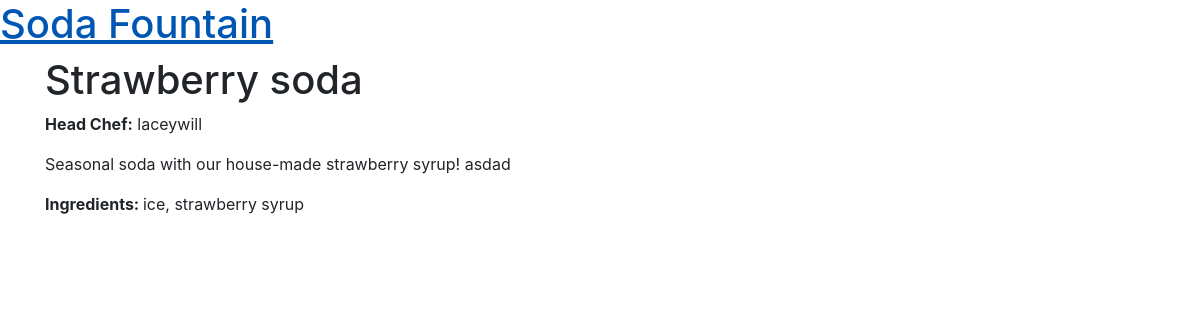
The app's page /item/2/, older data.
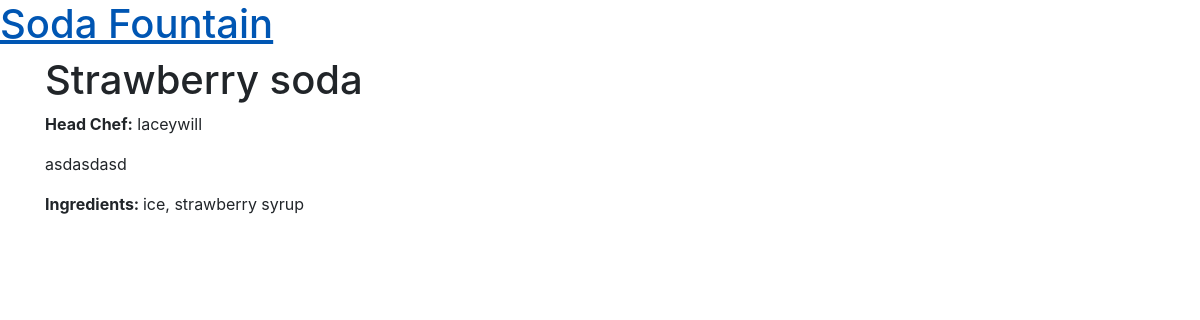
The same page, newer data.
### menu/models.py (models this page shows, shortened)
class Item(models.Model):
    name = models.CharField(max_length=200)
    description = models.TextField()
    chef = models.ForeignKey(User, on_delete=models.CASCADE)
    created_date = models.DateTimeField(
            default=timezone.now)
    standard = models.BooleanField(default=False)
    ingredients = models.ManyToManyField('Ingredient', related_name='ingredients')

class Ingredient(models.Model):
    name = models.CharField(max_length=200)
    created_date = models.DateTimeField(
        default=timezone.now)
    def __str__(self):
        return self.name

### menu/views.py (the view)
# urls.py: path('item/<int:pk>/', views.item_detail, name='item_detail'),
def item_detail(request, pk):
    item = get_object_or_404(Item, pk=pk)
    return render(request, 'menu/detail_item.html', {'item': item})

### templates/menu/detail_item.html (shortened to what this page needs)
{% extends "base.html" %}
{% load static %}
{% load crispy_forms_tags %}
{% block content %}
    <div class="row">
        <div class="col-md-8">
            <div class="post">
                <h1>
                {{ item.name }}
                </h1>
                <p><strong>Head Chef:</strong> {{ item.chef }}</p>
                <p>{{ item.description }}</p>
                <p><strong>Ingredients: </strong>{{ item.ingredients.all|join:", " }}</p>
            </div>
        </div>
    </div>
{% endblock %}

Row changes from the older to the newer data that the page shows:
changed Item "Strawberry soda": description "Seasonal soda with our house-made strawberry syrup! asdad" → "asdasdasd"
